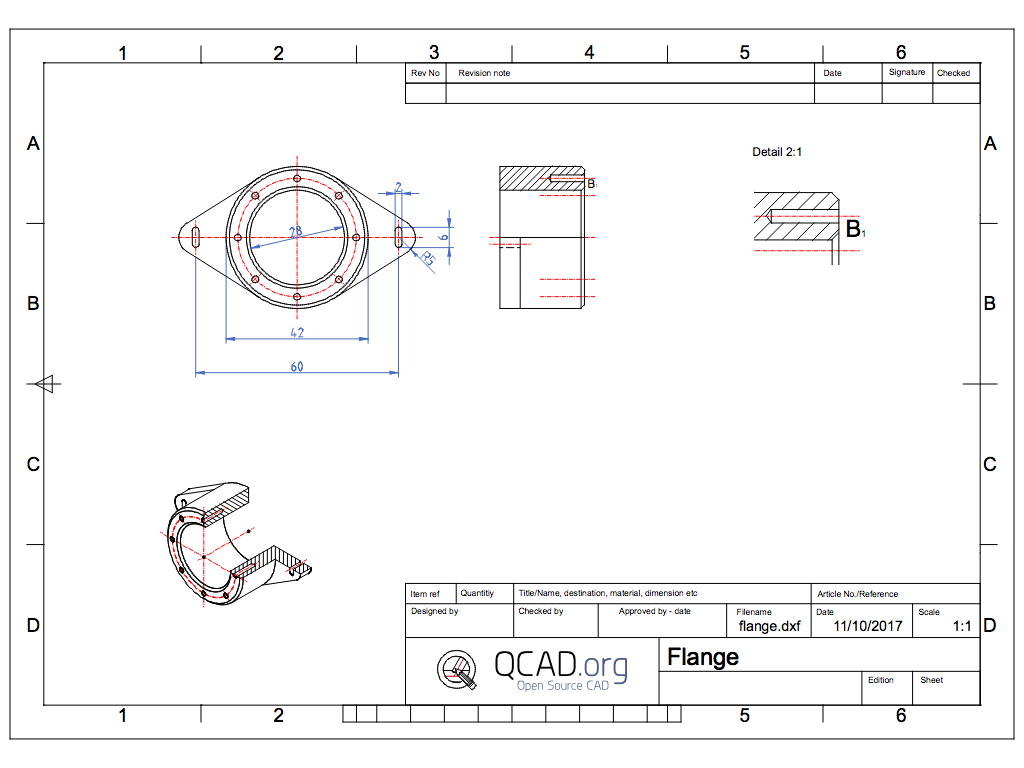
#> input picture qcad-3.32.6-trial-linux-x86_64/examples/flange.png, 1024 x 768 px
$ python -i render.py   (imports and definitions only)
#> lines starting #> are read from the running program, lines starting #| are printed output that depends on the picture; after the words box and inside, x2 and y2 are one past the last pixel; in counts of white or black regions, pixels touching at a corner belong together
import os
import cv2
import numpy as np
import json
import math
import logging
import subprocess
from contextlib import contextmanager
import ezdxf
from ezdxf import bbox
from ezdxf.addons.drawing import RenderContext, Frontend, config as draw_config
from ezdxf.addons.drawing import layout as draw_layout_mod
from ezdxf.addons.drawing.pymupdf import PyMuPdfBackend
from ezdxf.math import BoundingBox2d
from PIL import Image

logger = logging.getLogger("mepit.pipeline.render")


# [23 lines left out: function _build_mapping, not called in this run]

def process_and_bolden_floor_plan(input_path, output_path, thickness=2, kernel_size=3):
    """
    Reads a faint line drawing image, makes all lines dark and bold,
    and saves the result.

    Args:
        input_path (str): The path to the original faint line drawing image.
        output_path (str): The path where the processed bold image will be saved.
        thickness (int): The number of dilation iterations. More iterations
                         result in thicker lines. A value of 2-3 is usually good.
        kernel_size (int): The size of the dilation kernel. (Must be an odd number).
    """
#> called with output_path = 'out.png', thickness = 2, kernel_size = 3
    # 1. Load the image as a single-channel grayscale image.
    img_gray = cv2.imread(input_path, cv2.IMREAD_GRAYSCALE)
#> img_gray: shape (768, 1024); min 0, max 255, mean 246.8

    # 2. Check if the image loaded correctly.
    if img_gray is None:
        print(f"Error: Could not load image at {input_path}")
        return

    # 3. The lines are very faint and light on a dark background.
    #    For the morphological operation (dilation), we need the
    #    lines to be light on a *dark* background.
    #    So, we invert the image. The faint lines become light, and
    #    the white background becomes black.
    img_inverted = cv2.bitwise_not(img_gray)
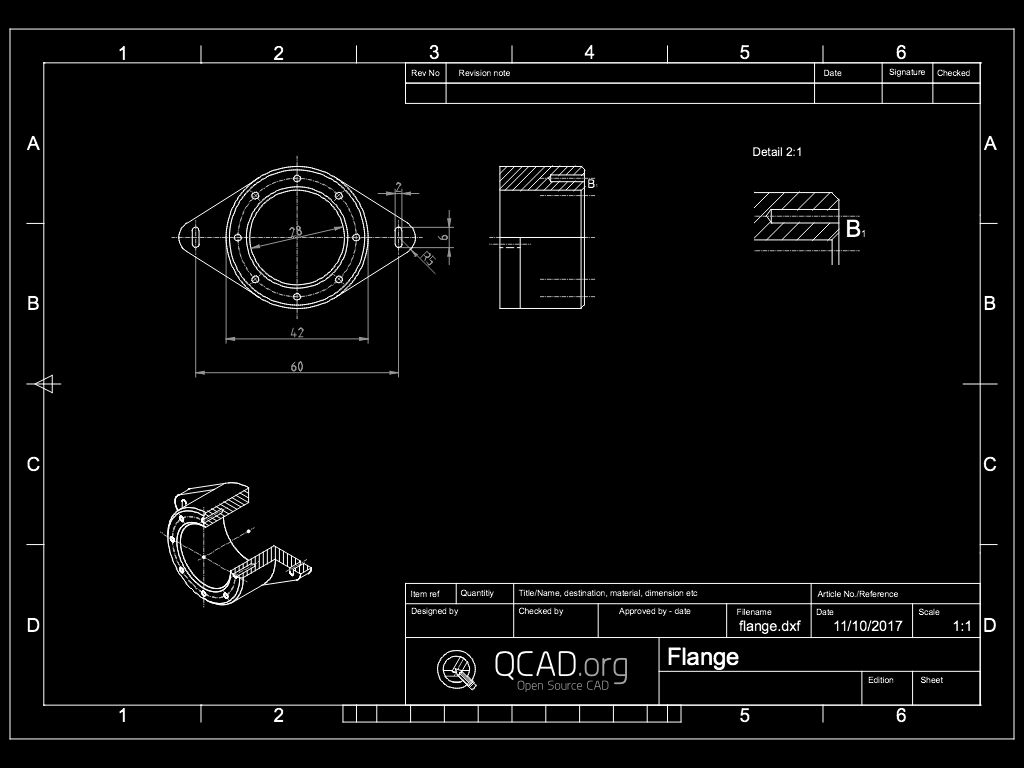
#> img_inverted: shape (768, 1024); min 0, max 255, mean 8.2

    # 4. Define a simple rectangular kernel for the dilation.
    kernel = np.ones((kernel_size, kernel_size), np.uint8)

    # 5. Apply the dilation operation to make the lines bolder.
    #    Dilation makes light (foreground) areas thicker.
    img_dilated = cv2.dilate(img_inverted, kernel, iterations=thickness)
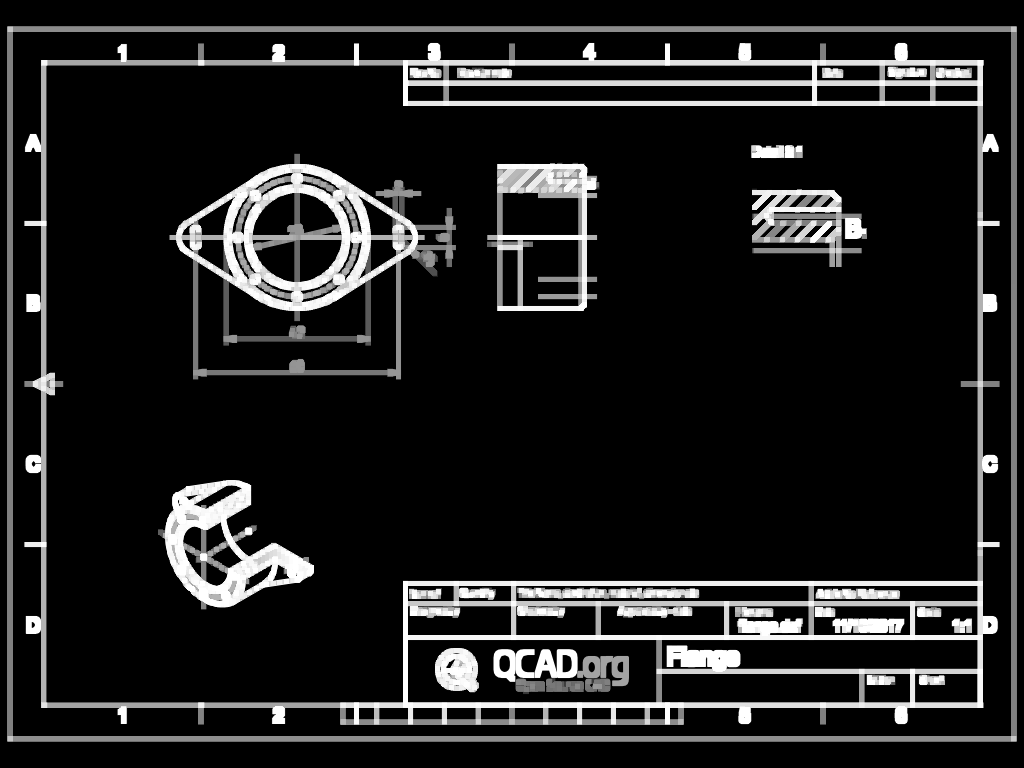
#> img_dilated: shape (768, 1024); min 0, max 255, mean 30.9

    # 6. Invert the image back so that we have dark lines on a
    #    clean white background.
    img_final = cv2.bitwise_not(img_dilated)
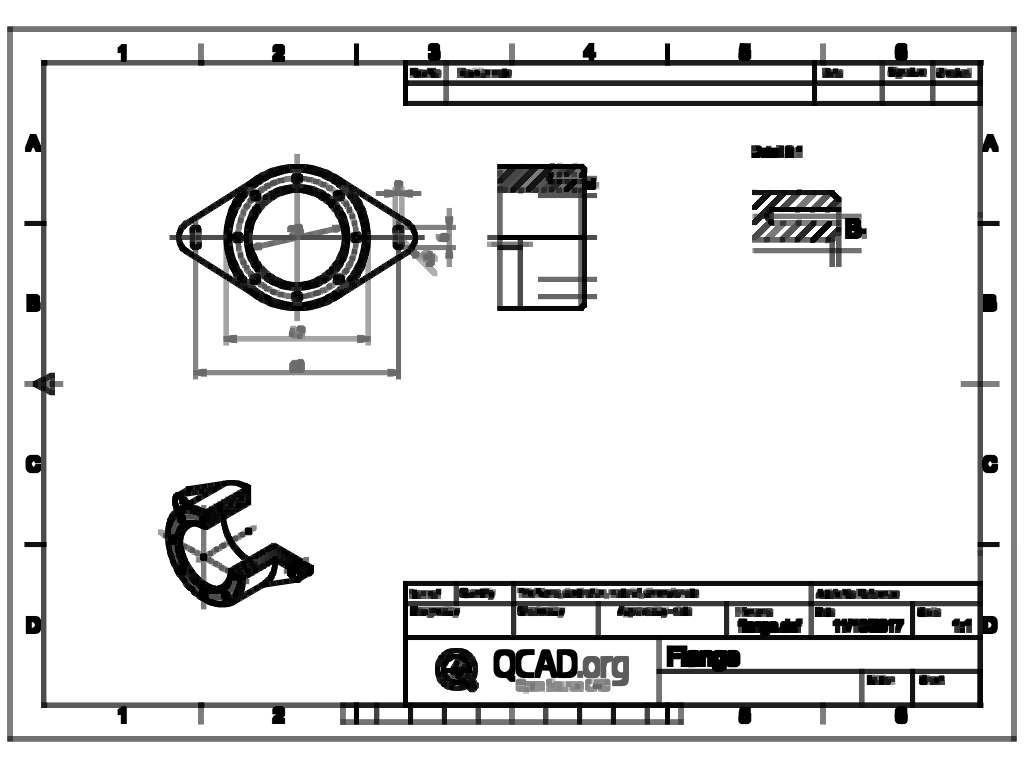
#> img_final: shape (768, 1024); min 0, max 255, mean 224.1

    # 7. (Optional) Enhance final contrast.
    #    We can use a simple threshold to make sure the background
    #    is perfectly white and lines are perfectly black.
    _, img_final_thresholded = cv2.threshold(img_final, 220, 255, cv2.THRESH_BINARY)
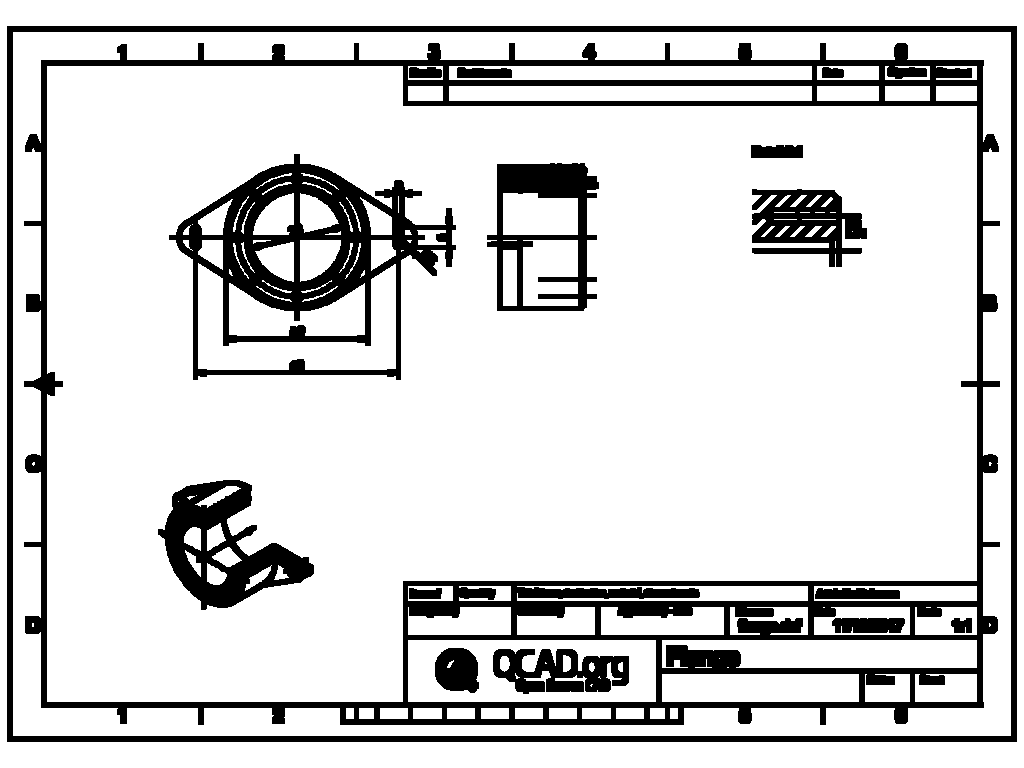
#> img_final_thresholded: shape (768, 1024); 83.7% white; 16 black regions, largest, box (x1, y1, x2, y2) and area: (24, 43, 1000, 725) 55871, (169, 154, 456, 380) 21487, (7, 26, 1017, 742) 20568

    # 8. Save the final image.
    #    If the directory doesn't exist, create it.
    output_dir = os.path.dirname(output_path)
    if output_dir and not os.path.exists(output_dir):
        os.makedirs(output_dir)

    cv2.imwrite(output_path, img_final_thresholded)
    print(f"Processed image successfully saved to: {output_path}")

# [126 lines left out: functions _padded_bbox_from_msp, _content_bbox_from_msp, _content_bbox_from_dxf, _padded_bbox_from_dxf, not called in this run]


def get_dxf_bbox(dxf_path: str, pad_frac: float = 0.0):
    """Return DXF world extents with optional fractional padding."""
    return _padded_bbox_from_dxf(dxf_path, pad_frac)


# [565 lines left out: functions render_dwg_to_png_with_qcad, write_mapping_from_dxf_and_png, _qcad_env_and_launcher, render_master_cropped, render_dxf_to_png_and_mapping, not called in this run]

>>> result = process_and_bolden_floor_plan('../../../qcad-3.32.6-trial-linux-x86_64/examples/flange.png', 'out.png')
